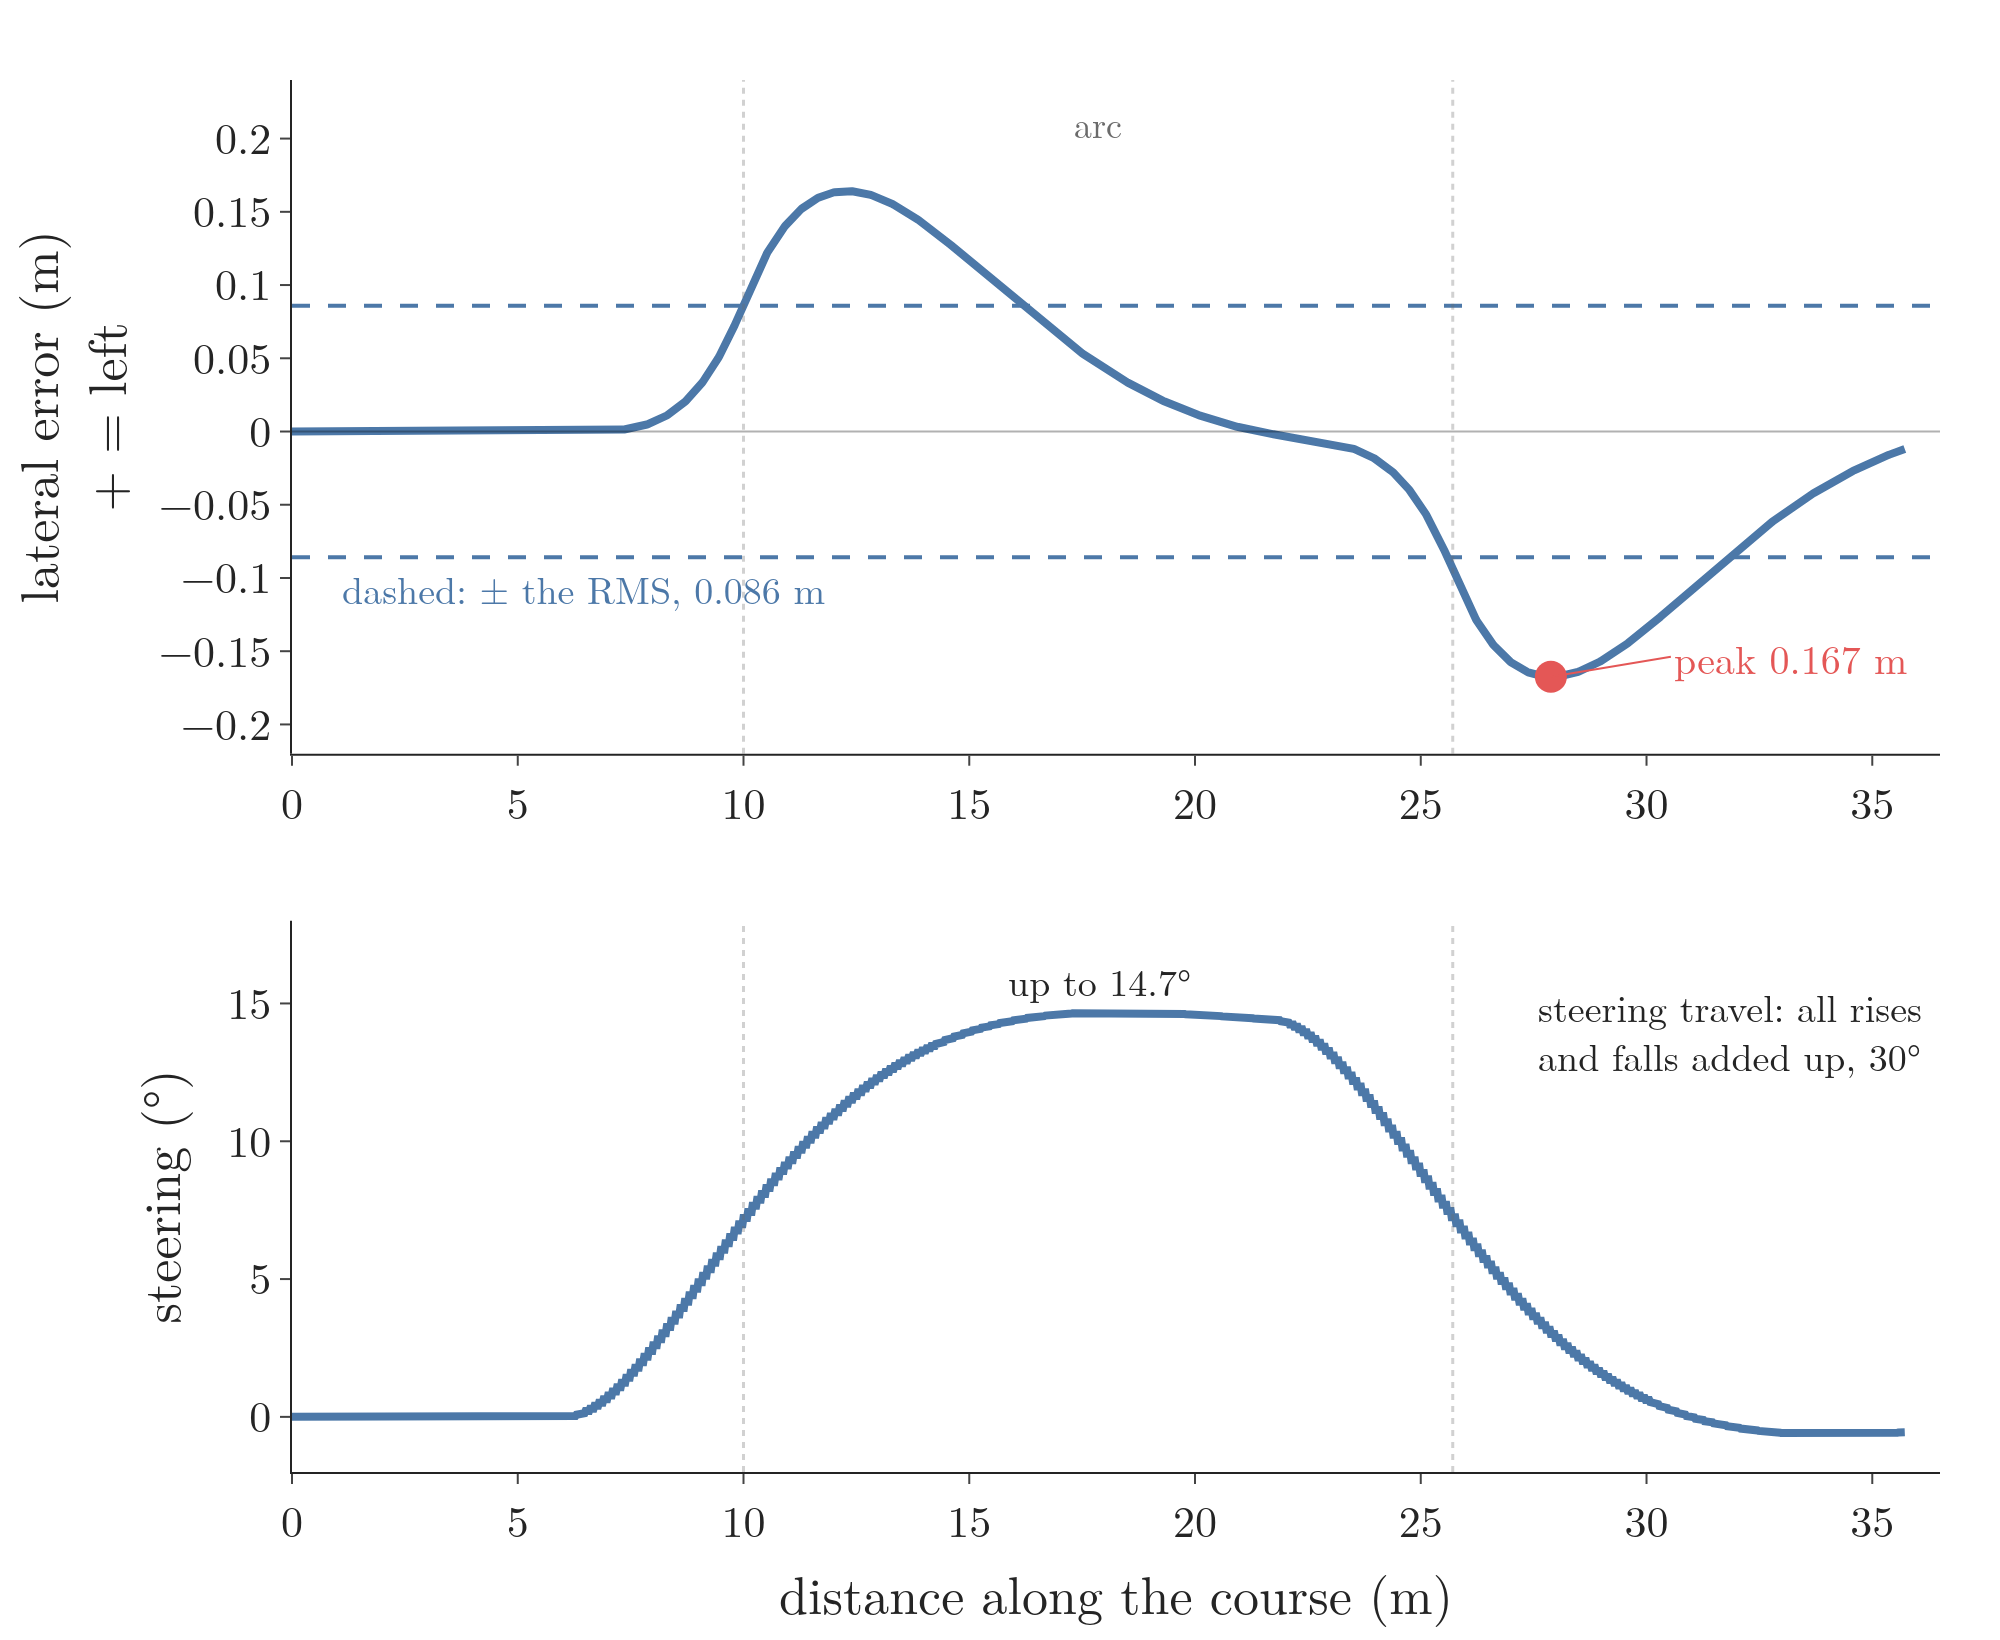

Write Python code to recreate this figure.
"""How the three metrics read one finished run: pure pursuit (4 m look-ahead) on the plan's car at 2 m/s, starting on
the line. Top: the lateral error at the rear axle; the RMS lateral error, 0.086 m, drawn as dashed lines either side of 0;
the peak, 0.167 m, as a dot. Bottom: the steering command; its steering travel, 30 degrees, is the sum of all its
rises and falls: up to 14.7 degrees into the arc and back down out of it.
Run: python metrics.py -> metrics.png (and metrics.html)"""
from pathlib import Path

import numpy as np
import plotly.graph_objects as go
from plotly.subplots import make_subplots

import ffkit as fk
import trackkit as tk
from gifkit import BLUE, FONT, GREY, RED

here = Path(__file__).parent
run = tk.simulate(tk.law("pp"), v=2.0, start=(0.0, 0.0, 0.0))
m = fk.scores(run)
s, e, d = run["s"], run["e"], np.degrees(run["delta"])
ip = int(np.argmax(np.abs(e)))
assert abs(m["rms"] - 0.086) < 5e-4 and abs(m["peak"] - 0.167) < 5e-4 and abs(m["travel"] - 30.1) < 0.05
assert abs(d.max() - 14.7) < 0.05

fig = make_subplots(rows=2, cols=1, row_heights=[0.55, 0.45], vertical_spacing=0.12)
for y0 in (-m["rms"], m["rms"]):
    fig.add_trace(go.Scatter(x=[0, 36.5], y=[y0, y0], mode="lines", line=dict(color=BLUE, width=2, dash="dash"),
                             showlegend=False), row=1, col=1)
fig.add_trace(go.Scatter(x=s, y=e, mode="lines", line=dict(color=BLUE, width=4), name="lateral error"), row=1, col=1)
fig.add_trace(go.Scatter(x=[s[ip]], y=[e[ip]], mode="markers", marker=dict(color=RED, size=16), showlegend=False),
              row=1, col=1)
fig.add_annotation(x=s[ip], y=e[ip], ax=60, ay=-10, text=f"peak {abs(e[ip]):.3f} m", font=dict(size=20, color=RED),
                   arrowcolor=RED, xanchor="left", row=1, col=1)
fig.add_annotation(x=1, y=-m["rms"], yanchor="top", xanchor="left", showarrow=False,
                   text=f"dashed: ± the RMS, {m['rms']:.3f} m", font=dict(size=19, color=BLUE), row=1, col=1)
fig.add_trace(go.Scatter(x=s, y=d, mode="lines", line=dict(color=BLUE, width=4), name="steering"), row=2, col=1)
fig.add_annotation(x=17.9, y=d.max(), yanchor="bottom", showarrow=False, text=f"up to {d.max():.1f}°",
                   font=dict(size=19), row=2, col=1)
fig.add_annotation(x=27.5, y=14, xanchor="left", showarrow=False, align="left",
                   text=f"steering travel: all rises<br>and falls added up, {m['travel']:.0f}°",
                   font=dict(size=19), row=2, col=1)
for row in (1, 2):
    for s0 in (tk.S1, tk.S2):
        fig.add_vline(x=s0, line=dict(color=GREY, dash="dot", width=1.5), row=row, col=1)
fig.add_annotation(x=(tk.S1 + tk.S2) / 2, y=0.21, text="arc", showarrow=False, font=dict(size=18, color=GREY),
                   row=1, col=1)
fig.add_hline(y=0, line=dict(color="black", width=1), row=1, col=1)
fig.update_layout(template="simple_white", font=FONT, width=1000, height=820, showlegend=False,
                  margin=dict(l=110, r=30, t=40, b=70))
fig.update_xaxes(range=[0, 36.5], dtick=5, row=1, col=1)
fig.update_yaxes(title_text="lateral error (m)<br>+ = left", range=[-0.22, 0.24], row=1, col=1)
fig.update_xaxes(title_text="distance along the course (m)", range=[0, 36.5], dtick=5, row=2, col=1)
fig.update_yaxes(title_text="steering (°)", range=[-2, 18], row=2, col=1)
fig.write_image(here / "metrics.png", scale=2)
